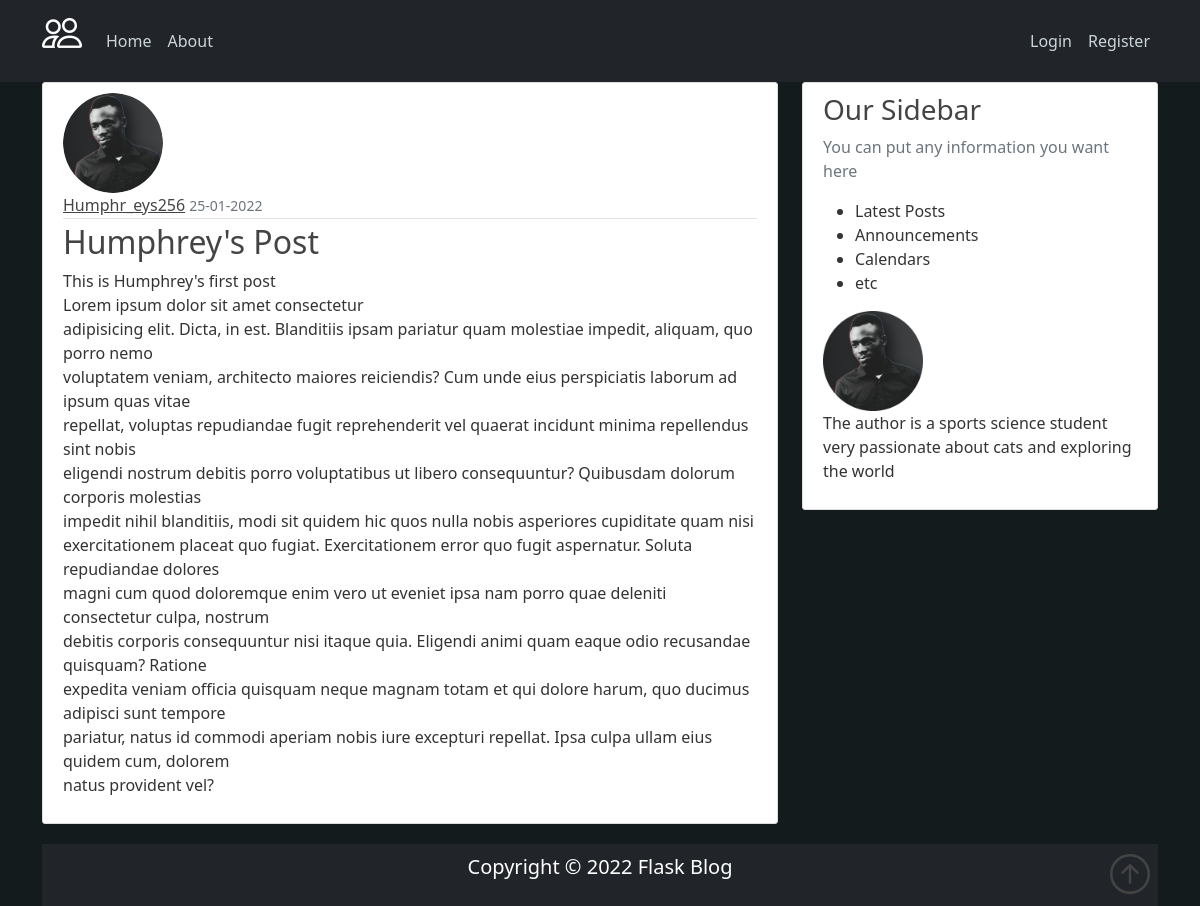
/post/1, run on the app's committed database.
### flask_blog/models.py (models this page shows, shortened)
class User(db.Model,UserMixin):
    id = db.Column(db.Integer, primary_key=True)
    username = db.Column(db.String(20), unique=True, nullable=False)
    email = db.Column(db.String(120), unique=True, nullable=False)
    image_file = db.Column(db.String(20),default="default.jpg")
    password = db.Column(db.String(60), nullable=False)
    post = db.relationship("Post", backref="author", lazy=True)

class Post(db.Model):
    id = db.Column(db.Integer, primary_key=True)
    title = db.Column(db.String(100), nullable=False)
    date_posted = db.Column(db.DateTime, nullable=False,
                            default=datetime.utcnow)
    content = db.Column(db.Text, nullable=False)
    user_id = db.Column(db.Integer, db.ForeignKey("user.id"), nullable=False)

### flask_blog/routes.py (the view)
@app.route("/post/<int:post_id>")
def post(post_id):
    post = Post.query.get_or_404(post_id)
    return render_template("post.html",title=post.title,post=post)

### flask_blog/templates/post.html (shortened to what this page needs)
{% extends "layout.html" %}
{% block content %}
<article class="media content-section">
    <img id="dp" class="rounded-circle" src="{{url_for('static',filename='profile_pics/'+post.author.image_file) }}"
        alt="Profile Pic">
    <div class="media-body">
        <div class="article-metadata">
            <a href="{{ url_for('user_posts',username=post.author.username) }}" class="mr-2">{{ post. author.username }}</a>
            <small class="text-muted">{{ post.date_posted.strftime("%d-%m-%Y") }}</small>
        </div>
            <h2>{{ post.title }}</a></h2>
        <p class="article-content">{{ post.content }}<br>Lorem ipsum dolor sit amet consectetur
            adipisicing elit. Dicta, in est. Blanditiis ipsam pariatur quam molestiae impedit, aliquam, quo porro nemo
            voluptatem veniam, architecto maiores reiciendis? Cum unde eius perspiciatis laborum ad ipsum quas vitae
            repellat, voluptas repudiandae fugit reprehenderit vel quaerat incidunt minima repellendus sint nobis
            eligendi nostrum debitis porro voluptatibus ut libero consequuntur? Quibusdam dolorum corporis molestias
            impedit nihil blanditiis, modi sit quidem hic quos nulla nobis asperiores cupiditate quam nisi
            exercitationem placeat quo fugiat. Exercitationem error quo fugit aspernatur. Soluta repudiandae dolores
            magni cum quod doloremque enim vero ut eveniet ipsa nam porro quae deleniti consectetur culpa, nostrum
            debitis corporis consequuntur nisi itaque quia. Eligendi animi quam eaque odio recusandae quisquam? Ratione
            expedita veniam officia quisquam neque magnam totam et qui dolore harum, quo ducimus adipisci sunt tempore
            pariatur, natus id commodi aperiam nobis iure excepturi repellat. Ipsa culpa ullam eius quidem cum, dolorem
            natus provident vel?</p>
    </div>
</article>
{% endblock content %}

### flask_blog/static/main.css (style rules this page uses)
body { background-color: rgb(19, 27, 29); color: #333333; }
img { width: 100px; height: 100px; }
h1, h2, h3, h4, h5, h6 , a { color: #444444; }
.content-section { background: #ffffff; padding: 10px 20px; border: 1px solid #dddddd; border-radius: 3px; margin-bottom: 20px; }
.article-content { white-space: pre-line; }
.article-metadata { padding-bottom: 1px; margin-bottom: 4px; border-bottom: 1px solid #e3e3e3 }

### data on the page
User: image_file (picture), username "Humphr_eys256"
Post: date_posted "25-01-2022", title "Humphrey's Post", content "This is Humphrey's first post"
